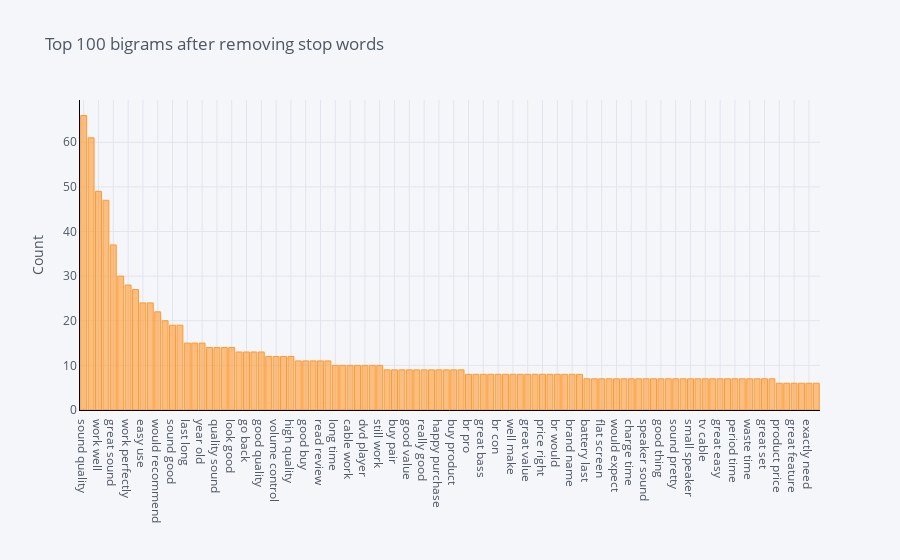

Notebook code for this chart:
### Markdown cell above
## Top 100 Bigrams on Entire Corpus

### Code cell
plot_model(plot = 'bigram')

### Figure 1 — Plotly figure (JSON) as saved in the notebook; plotly's stock layout.template omitted (floating-point values rounded to 4 significant figures)
{"data": [{"marker": {"color": "rgba(255, 153, 51, 0.6)", "line": {"color": "rgba(255, 153, 51, 1.0)", "width": 1}}, "name": "count", "orientation": "v", "text": "", "type": "bar", "x": ["sound quality", "work great", "work well", "br br", "great sound", "work fine", "work perfectly", "sound great", "easy use", "good sound", "would recommend", "much well", "sound good", "great price", "last long", "hdmi cable", "year old", "make sure", "quality sound", "great product", "look good", "pretty good", "go back", "good product", "good quality", "good price", "volume control", "high end", "high quality", "quality great", "good buy", "would buy", "read review", "listen music", "long time", "look great", "cable work", "ear piece", "dvd player", "give star", "still work", "cable box", "buy pair", "good headphone", "good value", "reasonable price", "really good", "last year", "happy purchase", "cd player", "buy product", "play music", "br pro", "sound well", "great bass", "time use", "br con", "year ago", "well make", "noise cancel", "great value", "send back", "price right", "new one", "br would", "quality product", "brand name", "br overall", "battery last", "get use", "flat screen", "far well", "would expect", "could use", "charge time", "cell phone", "speaker sound", "well expect", "good thing", "pretty much", "sound pretty", "time br", "small speaker", "remote control", "tv cable", "product good", "great easy", "alarm clock", "period time", "use work", "waste time", "well also", "great set", "well sound", "product price", "quality good", "great feature", "would highly_recommend", "exactly need", "price great"], "y": [66, 61, 49, 47, 37, 30, 28, 27, 24, 24, 22, 20, 19, 19, 15, 15, 15, 14, 14, 14, 14, 13, 13, 13, 13, 12, 12, 12, 12, 11, 11, 11, 11, 11, 10, 10, 10, 10, 10, 10, 10, 9, 9, 9, 9, 9, 9, 9, 9, 9, 9, 9, 8, 8, 8, 8, 8, 8, 8, 8, 8, 8, 8, 8, 8, 8, 8, 8, 7, 7, 7, 7, 7, 7, 7, 7, 7, 7, 7, 7, 7, 7, 7, 7, 7, 7, 7, 7, 7, 7, 7, 7, 7, 7, 6, 6, 6, 6, 6, 6]}], "layout": {"legend": {"bgcolor": "#F5F6F9", "font": {"color": "#4D5663"}}, "paper_bgcolor": "#F5F6F9", "plot_bgcolor": "#F5F6F9", "title": {"font": {"color": "#4D5663"}, "text": "Top 100 bigrams after removing stop words"}, "xaxis": {"gridcolor": "#E1E5ED", "linecolor": "black", "showgrid": true, "tickfont": {"color": "#4D5663"}, "title": {"font": {"color": "#4D5663"}, "text": ""}, "zerolinecolor": "#E1E5ED"}, "yaxis": {"gridcolor": "#E1E5ED", "linecolor": "black", "showgrid": true, "tickfont": {"color": "#4D5663"}, "title": {"font": {"color": "#4D5663"}, "text": "Count"}, "zerolinecolor": "#E1E5ED"}}}
